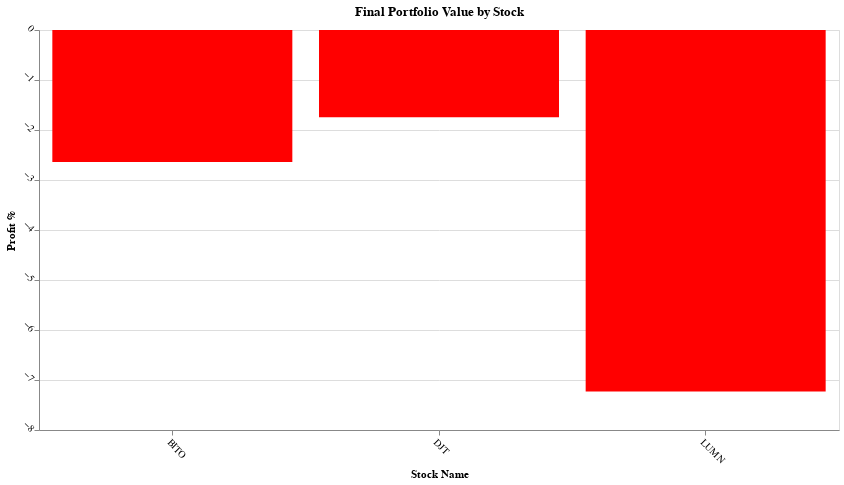

Notebook code for this chart:
### Code cell
sim_results = VMAR
final_portfolio_values = get_final_portfolio_values(sim_results)#.drop(simResults[simResults['Stock Name']=='NFLX'].index))
final_portfolio_values['Profit %'] = (final_portfolio_values['Portfolio Value'] - 10000) / 10000 * 100
alt.Chart(final_portfolio_values).mark_bar().encode(
    x='Stock Name',
    y='Profit %',
    color=alt.condition(
        alt.datum['Profit %'] > 0,
        alt.value('green'),
        alt.value('red')
    )
).properties(
    title='Final Portfolio Value by Stock',
    width=800,
    height=400
).configure_axis(
    labelAngle=45
).display()

### Figure 1 — Vega-Lite specification as saved in the notebook (floating-point values rounded to 4 significant figures)
{"config": {"view": {"continuousWidth": 300, "continuousHeight": 300}, "axis": {"labelAngle": 45}}, "data": {"name": "data-c860123bf694bba8b2fa670708e3a2d7"}, "mark": {"type": "bar"}, "encoding": {"color": {"condition": {"test": "(datum['Profit %'] > 0)", "value": "green"}, "value": "red"}, "x": {"field": "Stock Name", "type": "nominal"}, "y": {"field": "Profit %", "type": "quantitative"}}, "height": 400, "title": "Final Portfolio Value by Stock", "width": 800, "$schema": "https://vega.github.io/schema/vega-lite/v5.20.1.json", "datasets": {"data-c860123bf694bba8b2fa670708e3a2d7": [{"Stock Name": "BITO", "Portfolio Value": 9736.0, "Shares Held": 114, "Profit %": -2.641}, {"Stock Name": "DJT", "Portfolio Value": 9826.0, "Shares Held": 250, "Profit %": -1.744}, {"Stock Name": "LUMN", "Portfolio Value": 9277.0, "Shares Held": 13, "Profit %": -7.232}]}}
